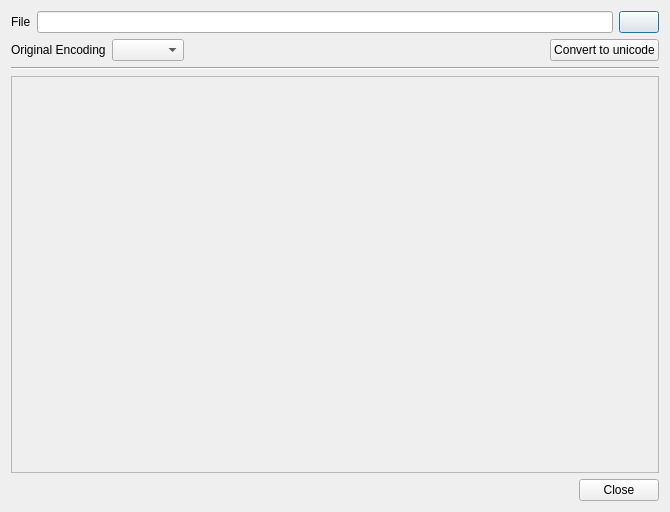
<?xml version="1.0" encoding="UTF-8"?>
<ui version="4.0">
 <class>UnicodeDialog</class>
 <widget class="QDialog" name="UnicodeDialog">
  <property name="geometry">
   <rect>
    <x>0</x>
    <y>0</y>
    <width>670</width>
    <height>512</height>
   </rect>
  </property>
  <property name="windowTitle">
   <string>Convert to unicode</string>
  </property>
  <layout class="QVBoxLayout" name="verticalLayout">
   <item>
    <layout class="QHBoxLayout" name="horizontalLayout_4">
     <item>
      <widget class="QLabel" name="label">
       <property name="sizePolicy">
        <sizepolicy hsizetype="Minimum" vsizetype="Minimum">
         <horstretch>0</horstretch>
         <verstretch>0</verstretch>
        </sizepolicy>
       </property>
       <property name="text">
        <string>File</string>
       </property>
       <property name="buddy">
        <cstring>lineEdit</cstring>
       </property>
      </widget>
     </item>
     <item>
      <widget class="QLineEdit" name="lineEdit">
       <property name="sizePolicy">
        <sizepolicy hsizetype="Expanding" vsizetype="Fixed">
         <horstretch>0</horstretch>
         <verstretch>0</verstretch>
        </sizepolicy>
       </property>
      </widget>
     </item>
     <item>
      <widget class="QPushButton" name="pushButton">
       <property name="sizePolicy">
        <sizepolicy hsizetype="Minimum" vsizetype="Minimum">
         <horstretch>0</horstretch>
         <verstretch>0</verstretch>
        </sizepolicy>
       </property>
       <property name="text">
        <string/>
       </property>
       <property name="icon">
        <iconset resource="texmaker.qrc">
         <normaloff>:/images/fileopen16.png</normaloff>:/images/fileopen16.png</iconset>
       </property>
       <property name="iconSize">
        <size>
         <width>16</width>
         <height>16</height>
        </size>
       </property>
      </widget>
     </item>
    </layout>
   </item>
   <item>
    <layout class="QHBoxLayout" name="horizontalLayout_3">
     <item>
      <widget class="QLabel" name="labelEncoding">
       <property name="text">
        <string>Original Encoding</string>
       </property>
      </widget>
     </item>
     <item>
      <widget class="QComboBox" name="comboBoxEncoding"/>
     </item>
     <item>
      <spacer name="horizontalSpacer_2">
       <property name="orientation">
        <enum>Qt::Horizontal</enum>
       </property>
       <property name="sizeHint" stdset="0">
        <size>
         <width>478</width>
         <height>20</height>
        </size>
       </property>
      </spacer>
     </item>
     <item>
      <widget class="QPushButton" name="pushButtonConvert">
       <property name="text">
        <string>Convert to unicode</string>
       </property>
      </widget>
     </item>
    </layout>
   </item>
   <item>
    <widget class="Line" name="line">
     <property name="orientation">
      <enum>Qt::Horizontal</enum>
     </property>
    </widget>
   </item>
   <item>
    <widget class="QFrame" name="frameEditor">
     <property name="sizePolicy">
      <sizepolicy hsizetype="Expanding" vsizetype="Expanding">
       <horstretch>0</horstretch>
       <verstretch>0</verstretch>
      </sizepolicy>
     </property>
     <property name="frameShape">
      <enum>QFrame::StyledPanel</enum>
     </property>
     <property name="frameShadow">
      <enum>QFrame::Raised</enum>
     </property>
    </widget>
   </item>
   <item>
    <layout class="QHBoxLayout" name="horizontalLayout_2">
     <item>
      <spacer name="horizontalSpacer">
       <property name="orientation">
        <enum>Qt::Horizontal</enum>
       </property>
       <property name="sizeHint" stdset="0">
        <size>
         <width>278</width>
         <height>20</height>
        </size>
       </property>
      </spacer>
     </item>
     <item>
      <widget class="QPushButton" name="closeButton">
       <property name="text">
        <string>Close</string>
       </property>
       <property name="icon">
        <iconset resource="texmaker.qrc">
         <normaloff>:/images/fileclose16.png</normaloff>:/images/fileclose16.png</iconset>
       </property>
       <property name="autoDefault">
        <bool>true</bool>
       </property>
      </widget>
     </item>
    </layout>
   </item>
  </layout>
  <zorder>frameEditor</zorder>
  <zorder>line</zorder>
 </widget>
 <tabstops>
  <tabstop>pushButton</tabstop>
  <tabstop>lineEdit</tabstop>
  <tabstop>comboBoxEncoding</tabstop>
  <tabstop>closeButton</tabstop>
 </tabstops>
 <resources>
  <include location="texmaker.qrc"/>
 </resources>
 <connections>
  <connection>
   <sender>closeButton</sender>
   <signal>clicked()</signal>
   <receiver>UnicodeDialog</receiver>
   <slot>accept()</slot>
   <hints>
    <hint type="sourcelabel">
     <x>334</x>
     <y>433</y>
    </hint>
    <hint type="destinationlabel">
     <x>199</x>
     <y>230</y>
    </hint>
   </hints>
  </connection>
 </connections>
</ui>
